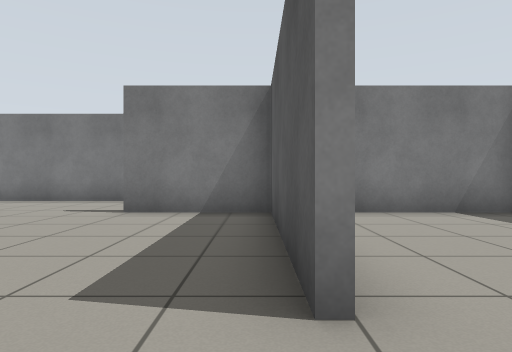
View 1 (above)

24 first-person views from a walk through a Gazebo world. The camera is 0.72 m above the floor, looks level and sees 75° across. The floor is counted in squares, 1 m on a side. Each view is taken from the middle of a square. On the plan, view 1 faces up. The plan holds only what a view shows up to about 10 squares ahead; the rest is blank.

View 2
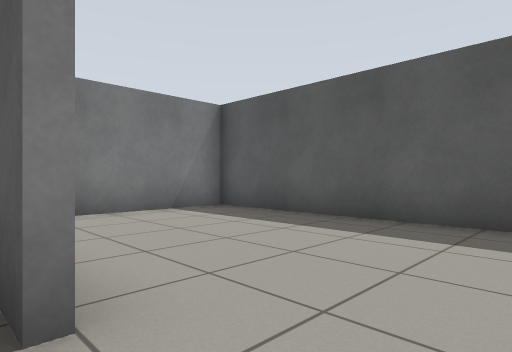

View 3
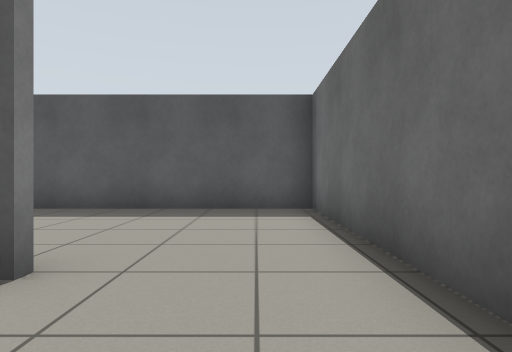

View 4
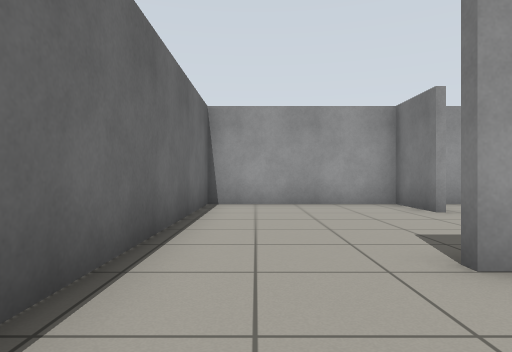

View 5
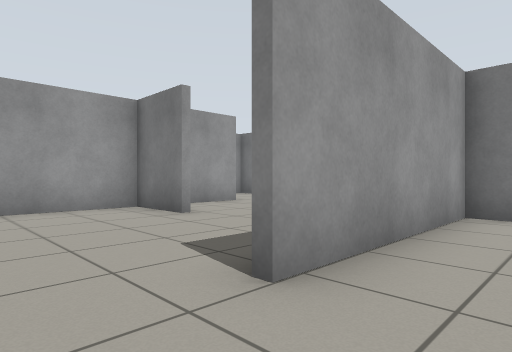

View 6
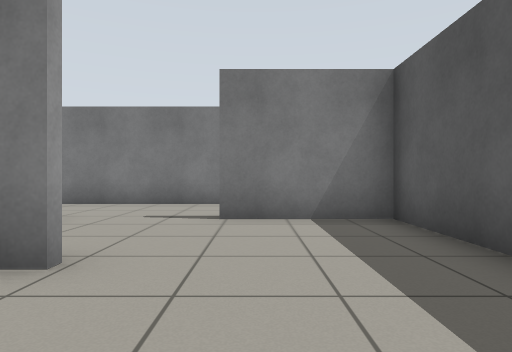

View 7
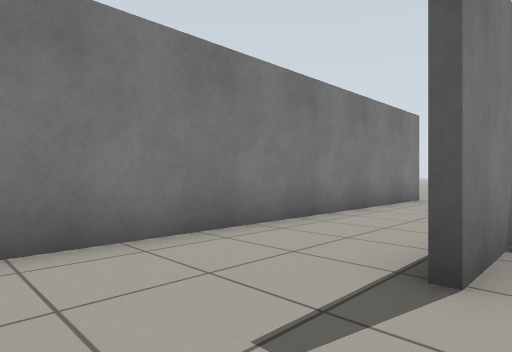

View 8
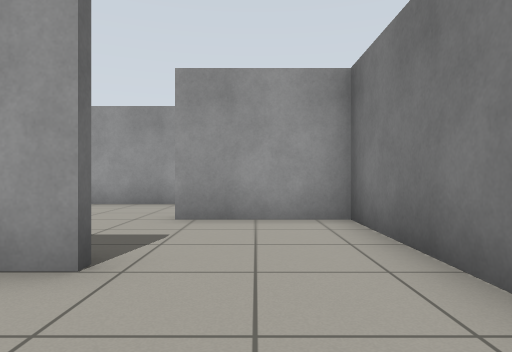

View 9
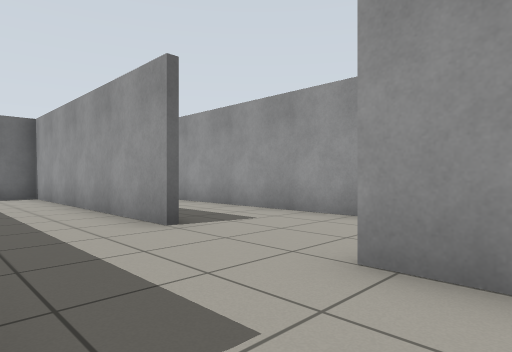

View 10
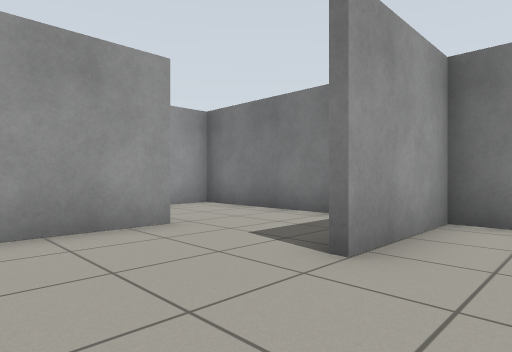

View 11
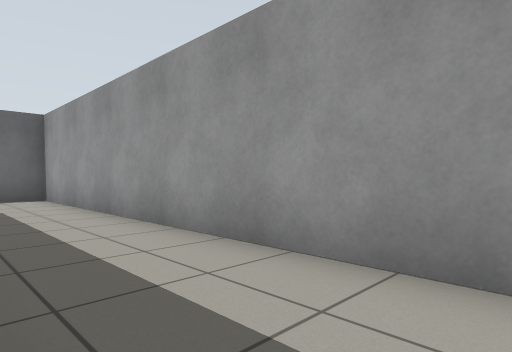

View 12
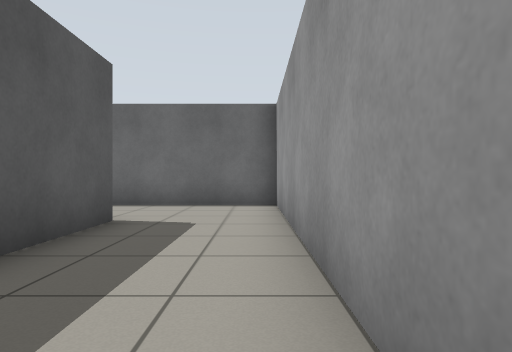

View 13
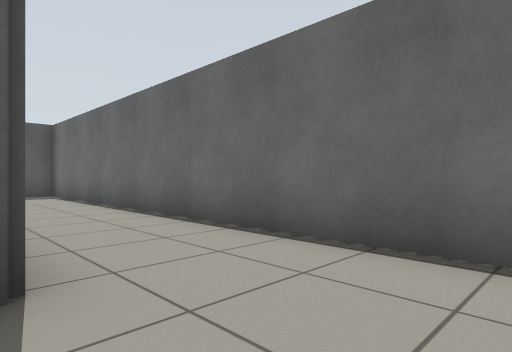

View 14
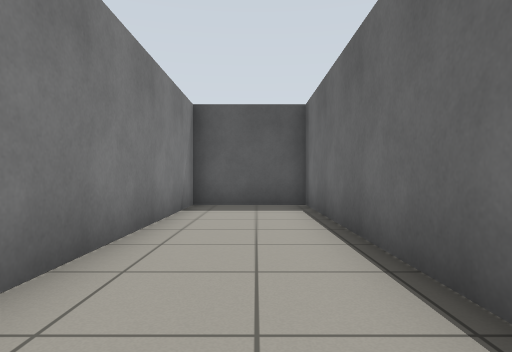

View 15
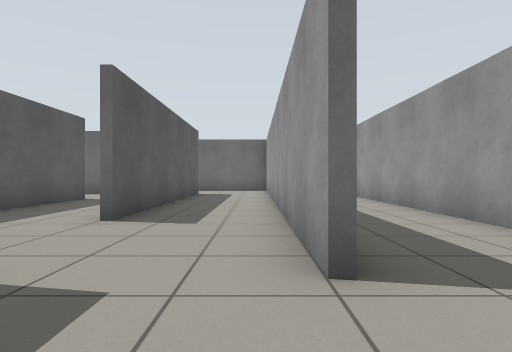

View 16
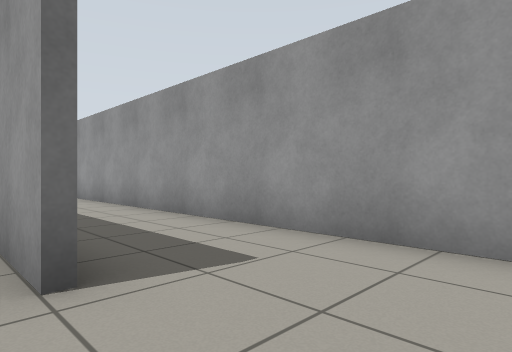

View 17
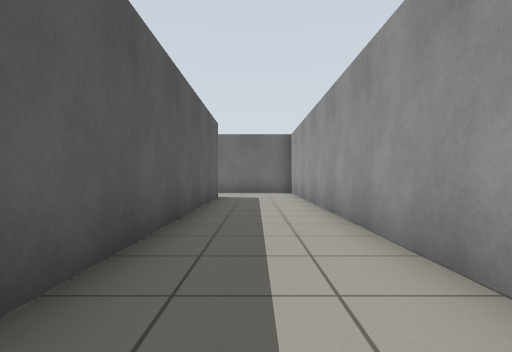

View 18
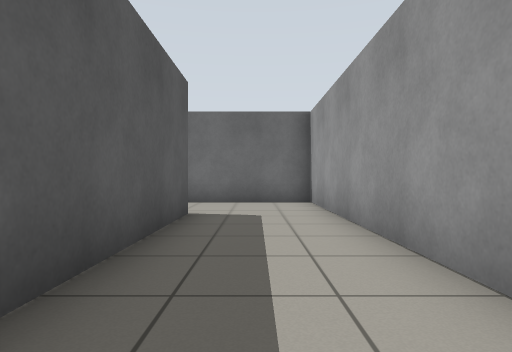

View 19
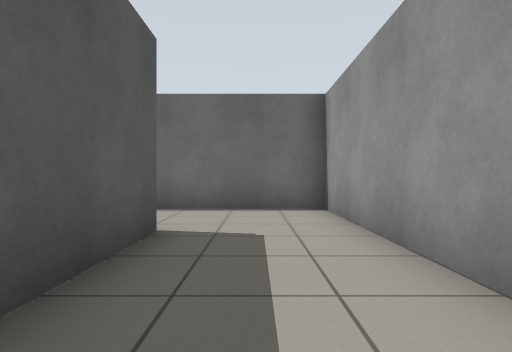

View 20
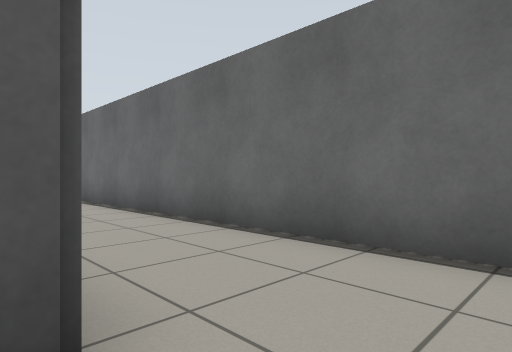

View 21
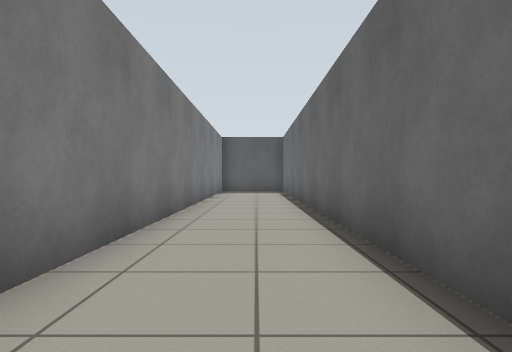

View 22
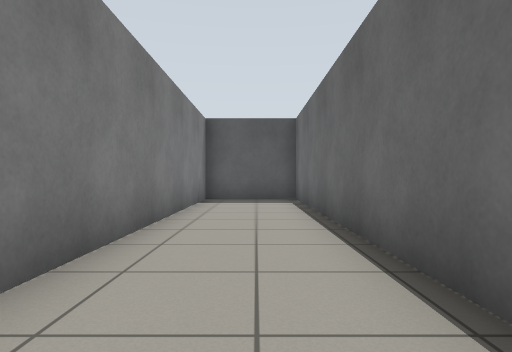

View 23
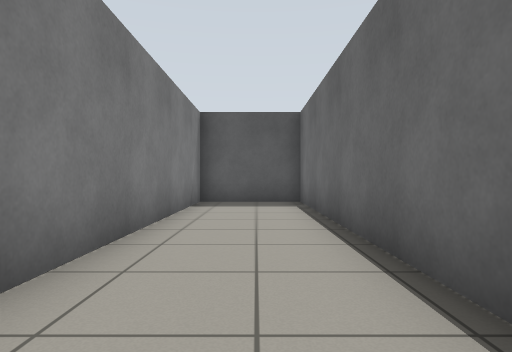

View 24
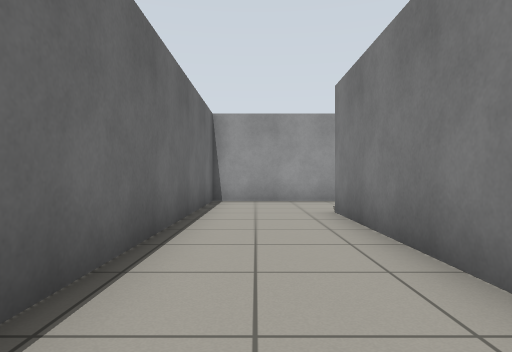

### Floor plan
Points are (right, up) in squares from view 1. A wall is a line through its corners. A room is listed if a view was taken in it or the views show most of it. See-through windows are left out.
Room 1 (views 1, 2, 4, 5)
walls: (0.5, 6.6) (0.5, 1.6); (-0.6, -1.2) (5.3, -1.2) (5.3, 6.6) (0.1, 6.6)
ways out: opening at (0, 0.5) to room 2
Room 2 (views 3, 6)
walls: (-3.5, 3.6) (-5.5, 3.6) (-5.5, -1.2) (-0.6, -1.2); (0.3, 1.6) (0.3, 6.6); (0.1, 6.6) (-2.6, 6.6)
ways out: opening at (0, 0.5) to room 1; opening at (-3, 5) to room 3
Room 3 (views 7, 8, 9, 10, 11, 12, 13, 14, 15, 16, 17, 18, 19, 20, 21, 22, 23, 24)
walls: (-5.7, -1.5) (-5.7, 2.1); (-8.7, -1) (-8.7, 3.8); (-8.5, 3.8) (-8.5, -4.2) (5.3, -4.2) (5.3, -1.4) (-1, -1.4); (-5.5, 6.8) (-5.5, 4.8); (-11.5, 6.8) (-11.5, -7.2) (-10.4, -7.2); (-10.5, 9.6) (-14.5, 9.6) (-14.5, -10.2) (5.3, -10.2) (5.3, -7.4) (-11.7, -7.4) (-11.7, 2.4); (5.5, 9.6) (-8.5, 9.6) (-8.5, 6.6)
ways out: opening at (-3, 5) to room 2

Where each view was taken, in squares from view 1:
view 1: 0 up, 0 right, facing up
view 2: 0 up, 0 right, facing up-right
view 3: 0 up, 2 left, facing right
view 4: 0 up, 3 right, facing left
view 5: 0 up, 2 right, facing up-left
view 6: 1 up, 2 left, facing up
view 7: 6 up, 5 left, facing up-right
view 8: 8 up, 3 left, facing left
view 9: 8 up, 6 left, facing down-left
view 10: 4 up, 7 left, facing up-left
view 11: 4 up, 9 left, facing down-left
view 12: 4 up, 8 left, facing down
view 13: 1 down, 8 left, facing down-right
view 14: 3 down, 3 left, facing right
view 15: 9 up, 11 left, facing down
view 16: 9 up, 11 left, facing down-left
view 17: 4 up, 13 left, facing down
view 18: 1 down, 13 left, facing down
view 19: 3 down, 13 left, facing down
view 20: 7 down, 13 left, facing down-right
view 21: 9 down, 10 left, facing right
view 22: 9 down, 5 left, facing right
view 23: 9 down, 4 left, facing right
view 24: 9 down, 5 left, facing left
